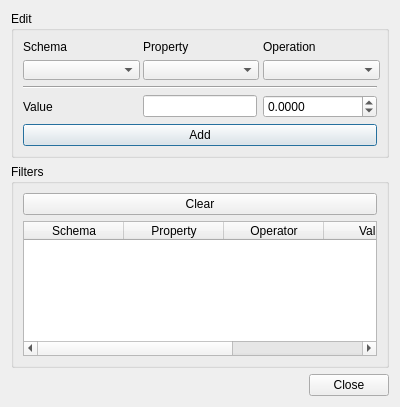
<?xml version="1.0" encoding="UTF-8"?>
<ui version="4.0">
 <class>filters</class>
 <widget class="QDialog" name="filters">
  <property name="geometry">
   <rect>
    <x>0</x>
    <y>0</y>
    <width>400</width>
    <height>407</height>
   </rect>
  </property>
  <property name="minimumSize">
   <size>
    <width>400</width>
    <height>407</height>
   </size>
  </property>
  <property name="maximumSize">
   <size>
    <width>400</width>
    <height>407</height>
   </size>
  </property>
  <property name="windowTitle">
   <string>Property Filter</string>
  </property>
  <layout class="QVBoxLayout" name="verticalLayout">
   <item>
    <widget class="QGroupBox" name="groupBox_2">
     <property name="title">
      <string>Edit</string>
     </property>
     <layout class="QGridLayout" name="gridLayout_2">
      <item row="0" column="1">
       <widget class="QLabel" name="label_2">
        <property name="text">
         <string>Property</string>
        </property>
       </widget>
      </item>
      <item row="0" column="2">
       <widget class="QLabel" name="label_3">
        <property name="text">
         <string>Operation</string>
        </property>
       </widget>
      </item>
      <item row="3" column="0">
       <widget class="QLabel" name="label_4">
        <property name="text">
         <string>Value</string>
        </property>
       </widget>
      </item>
      <item row="3" column="1">
       <widget class="QLineEdit" name="edit_value"/>
      </item>
      <item row="1" column="0">
       <widget class="QComboBox" name="combox_schema">
        <property name="minimumSize">
         <size>
          <width>117</width>
          <height>20</height>
         </size>
        </property>
       </widget>
      </item>
      <item row="1" column="2">
       <widget class="QComboBox" name="combox_op">
        <property name="minimumSize">
         <size>
          <width>117</width>
          <height>20</height>
         </size>
        </property>
       </widget>
      </item>
      <item row="1" column="1">
       <widget class="QComboBox" name="combox_prop">
        <property name="minimumSize">
         <size>
          <width>116</width>
          <height>20</height>
         </size>
        </property>
       </widget>
      </item>
      <item row="0" column="0">
       <widget class="QLabel" name="label">
        <property name="text">
         <string>Schema</string>
        </property>
       </widget>
      </item>
      <item row="2" column="0" colspan="3">
       <widget class="Line" name="line">
        <property name="orientation">
         <enum>Qt::Horizontal</enum>
        </property>
       </widget>
      </item>
      <item row="3" column="2">
       <widget class="QDoubleSpinBox" name="spin_value">
        <property name="locale">
         <locale language="English" country="UnitedStates"/>
        </property>
        <property name="decimals">
         <number>4</number>
        </property>
        <property name="minimum">
         <double>-10000.000000000000000</double>
        </property>
        <property name="maximum">
         <double>10000.000000000000000</double>
        </property>
        <property name="singleStep">
         <double>0.250000000000000</double>
        </property>
       </widget>
      </item>
      <item row="5" column="0" colspan="3">
       <widget class="QPushButton" name="btn_add">
        <property name="text">
         <string>Add</string>
        </property>
       </widget>
      </item>
     </layout>
    </widget>
   </item>
   <item>
    <widget class="QGroupBox" name="groupBox">
     <property name="title">
      <string>Filters</string>
     </property>
     <layout class="QGridLayout" name="gridLayout">
      <item row="3" column="1" colspan="2">
       <widget class="QTableWidget" name="table">
        <attribute name="horizontalHeaderStretchLastSection">
         <bool>true</bool>
        </attribute>
        <attribute name="verticalHeaderVisible">
         <bool>false</bool>
        </attribute>
        <attribute name="verticalHeaderDefaultSectionSize">
         <number>20</number>
        </attribute>
        <attribute name="verticalHeaderMinimumSectionSize">
         <number>20</number>
        </attribute>
        <column>
         <property name="text">
          <string>Schema</string>
         </property>
        </column>
        <column>
         <property name="text">
          <string>Property</string>
         </property>
        </column>
        <column>
         <property name="text">
          <string>Operator</string>
         </property>
        </column>
        <column>
         <property name="text">
          <string>Value</string>
         </property>
        </column>
        <column>
         <property name="text">
          <string>-</string>
         </property>
        </column>
       </widget>
      </item>
      <item row="0" column="1" colspan="2">
       <widget class="QPushButton" name="btn_clear">
        <property name="text">
         <string>Clear</string>
        </property>
       </widget>
      </item>
     </layout>
    </widget>
   </item>
   <item>
    <widget class="QDialogButtonBox" name="buttons">
     <property name="orientation">
      <enum>Qt::Horizontal</enum>
     </property>
     <property name="standardButtons">
      <set>QDialogButtonBox::Close</set>
     </property>
    </widget>
   </item>
  </layout>
 </widget>
 <resources/>
 <connections>
  <connection>
   <sender>buttons</sender>
   <signal>accepted()</signal>
   <receiver>filters</receiver>
   <slot>accept()</slot>
   <hints>
    <hint type="sourcelabel">
     <x>248</x>
     <y>254</y>
    </hint>
    <hint type="destinationlabel">
     <x>157</x>
     <y>274</y>
    </hint>
   </hints>
  </connection>
  <connection>
   <sender>buttons</sender>
   <signal>rejected()</signal>
   <receiver>filters</receiver>
   <slot>reject()</slot>
   <hints>
    <hint type="sourcelabel">
     <x>316</x>
     <y>260</y>
    </hint>
    <hint type="destinationlabel">
     <x>286</x>
     <y>274</y>
    </hint>
   </hints>
  </connection>
 </connections>
</ui>
